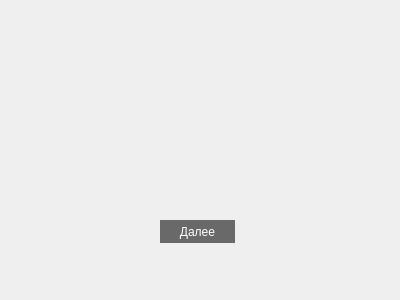
<?xml version="1.0" encoding="UTF-8"?>
<ui version="4.0">
 <class>Graphic_nagruzki</class>
 <widget class="QDialog" name="Graphic_nagruzki">
  <property name="geometry">
   <rect>
    <x>0</x>
    <y>0</y>
    <width>400</width>
    <height>300</height>
   </rect>
  </property>
  <property name="windowTitle">
   <string>Dialog</string>
  </property>
  <widget class="QPushButton" name="pushButton">
   <property name="geometry">
    <rect>
     <x>160</x>
     <y>220</y>
     <width>75</width>
     <height>23</height>
    </rect>
   </property>
   <property name="styleSheet">
    <string notr="true"> font: 12pt &quot;Times New Roman&quot;;
 color:white;
background: #696969;;
border: 2px solid #696969;
border-radius: 12px; /* Радиус закругленых углов кнопки */</string>
   </property>
   <property name="text">
    <string>Далее</string>
   </property>
  </widget>
 </widget>
 <resources/>
 <connections/>
</ui>
